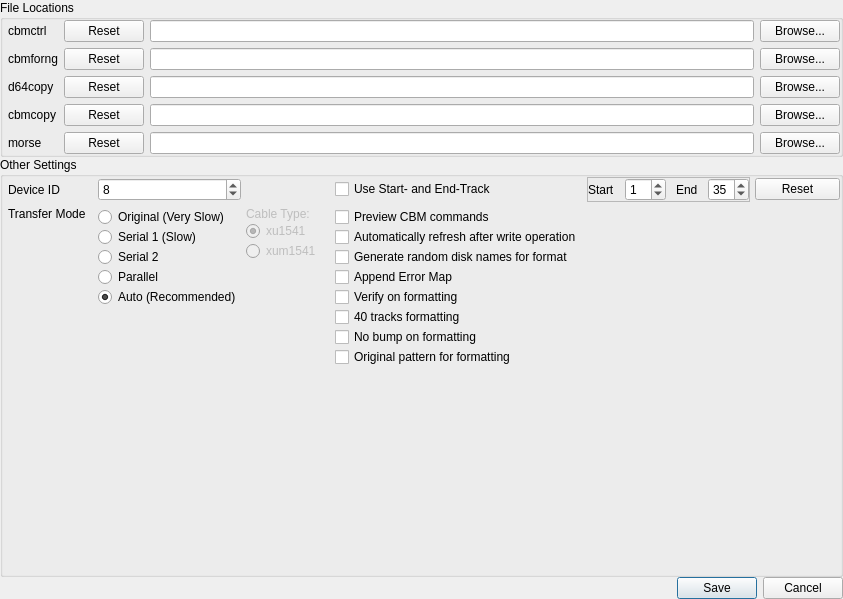
<?xml version="1.0" encoding="UTF-8"?>
<ui version="4.0">
 <class>settingsDialog</class>
 <widget class="QDialog" name="settingsDialog">
  <property name="windowModality">
   <enum>Qt::ApplicationModal</enum>
  </property>
  <property name="geometry">
   <rect>
    <x>0</x>
    <y>0</y>
    <width>843</width>
    <height>599</height>
   </rect>
  </property>
  <property name="windowTitle">
   <string>Application Preferences</string>
  </property>
  <layout class="QVBoxLayout" name="verticalLayout_2">
   <property name="spacing">
    <number>0</number>
   </property>
   <property name="leftMargin">
    <number>0</number>
   </property>
   <property name="topMargin">
    <number>0</number>
   </property>
   <property name="rightMargin">
    <number>0</number>
   </property>
   <property name="bottomMargin">
    <number>0</number>
   </property>
   <item>
    <layout class="QVBoxLayout" name="verticalLayout">
     <item>
      <widget class="QGroupBox" name="groupBox">
       <property name="title">
        <string>File Locations</string>
       </property>
       <layout class="QGridLayout" name="gridLayout_2">
        <property name="leftMargin">
         <number>5</number>
        </property>
        <property name="topMargin">
         <number>0</number>
        </property>
        <property name="rightMargin">
         <number>0</number>
        </property>
        <property name="bottomMargin">
         <number>0</number>
        </property>
        <item row="0" column="0">
         <layout class="QGridLayout" name="gridLayout">
          <item row="3" column="2">
           <widget class="QLineEdit" name="input_cbmcopy"/>
          </item>
          <item row="1" column="0">
           <widget class="QLabel" name="label_3">
            <property name="text">
             <string>cbmforng</string>
            </property>
           </widget>
          </item>
          <item row="0" column="0">
           <widget class="QLabel" name="label">
            <property name="text">
             <string>cbmctrl</string>
            </property>
           </widget>
          </item>
          <item row="2" column="0">
           <widget class="QLabel" name="label_4">
            <property name="text">
             <string>d64copy</string>
            </property>
           </widget>
          </item>
          <item row="1" column="3">
           <widget class="QPushButton" name="browse_cbmforng">
            <property name="text">
             <string>Browse...</string>
            </property>
           </widget>
          </item>
          <item row="0" column="3">
           <widget class="QPushButton" name="browse_cbmctrl">
            <property name="text">
             <string>Browse...</string>
            </property>
           </widget>
          </item>
          <item row="0" column="2">
           <widget class="QLineEdit" name="input_cbmctrl"/>
          </item>
          <item row="1" column="2">
           <widget class="QLineEdit" name="input_cbmforng"/>
          </item>
          <item row="2" column="3">
           <widget class="QPushButton" name="browse_d64copy">
            <property name="text">
             <string>Browse...</string>
            </property>
           </widget>
          </item>
          <item row="2" column="2">
           <widget class="QLineEdit" name="input_d64copy"/>
          </item>
          <item row="3" column="3">
           <widget class="QPushButton" name="browse_cbmcopy">
            <property name="text">
             <string>Browse...</string>
            </property>
           </widget>
          </item>
          <item row="3" column="0">
           <widget class="QLabel" name="label_6">
            <property name="text">
             <string>cbmcopy</string>
            </property>
           </widget>
          </item>
          <item row="4" column="3">
           <widget class="QPushButton" name="browse_morse">
            <property name="text">
             <string>Browse...</string>
            </property>
           </widget>
          </item>
          <item row="4" column="2">
           <widget class="QLineEdit" name="input_morse">
            <property name="clearButtonEnabled">
             <bool>false</bool>
            </property>
           </widget>
          </item>
          <item row="4" column="0">
           <widget class="QLabel" name="label_7">
            <property name="text">
             <string>morse</string>
            </property>
           </widget>
          </item>
          <item row="0" column="1">
           <widget class="QPushButton" name="cbmctrl_reset">
            <property name="text">
             <string>Reset</string>
            </property>
           </widget>
          </item>
          <item row="1" column="1">
           <widget class="QPushButton" name="cbmforng_reset">
            <property name="text">
             <string>Reset</string>
            </property>
           </widget>
          </item>
          <item row="2" column="1">
           <widget class="QPushButton" name="d64copy_reset">
            <property name="text">
             <string>Reset</string>
            </property>
           </widget>
          </item>
          <item row="3" column="1">
           <widget class="QPushButton" name="cbmcopy_reset">
            <property name="text">
             <string>Reset</string>
            </property>
           </widget>
          </item>
          <item row="4" column="1">
           <widget class="QPushButton" name="morse_reset">
            <property name="text">
             <string>Reset</string>
            </property>
           </widget>
          </item>
         </layout>
        </item>
       </layout>
      </widget>
     </item>
    </layout>
   </item>
   <item>
    <widget class="QGroupBox" name="groupBox_2">
     <property name="title">
      <string>Other Settings</string>
     </property>
     <layout class="QGridLayout" name="gridLayout_4">
      <property name="leftMargin">
       <number>5</number>
      </property>
      <property name="topMargin">
       <number>0</number>
      </property>
      <property name="rightMargin">
       <number>0</number>
      </property>
      <property name="bottomMargin">
       <number>0</number>
      </property>
      <item row="0" column="0">
       <layout class="QGridLayout" name="gridLayout_3">
        <property name="spacing">
         <number>5</number>
        </property>
        <item row="2" column="1">
         <widget class="QFrame" name="frame">
          <property name="frameShape">
           <enum>QFrame::NoFrame</enum>
          </property>
          <property name="frameShadow">
           <enum>QFrame::Plain</enum>
          </property>
          <property name="lineWidth">
           <number>0</number>
          </property>
          <layout class="QVBoxLayout" name="verticalLayout_4">
           <property name="spacing">
            <number>0</number>
           </property>
           <property name="leftMargin">
            <number>0</number>
           </property>
           <property name="topMargin">
            <number>0</number>
           </property>
           <property name="rightMargin">
            <number>0</number>
           </property>
           <property name="bottomMargin">
            <number>0</number>
           </property>
           <item>
            <layout class="QVBoxLayout" name="verticalLayout_3">
             <item>
              <widget class="QRadioButton" name="trOriginal">
               <property name="text">
                <string>Original (Very Slow)</string>
               </property>
              </widget>
             </item>
             <item>
              <widget class="QRadioButton" name="trSerial1">
               <property name="text">
                <string>Serial 1 (Slow)</string>
               </property>
              </widget>
             </item>
             <item>
              <widget class="QRadioButton" name="trSerial2">
               <property name="text">
                <string>Serial 2</string>
               </property>
              </widget>
             </item>
             <item>
              <widget class="QRadioButton" name="trParallel">
               <property name="text">
                <string>Parallel</string>
               </property>
              </widget>
             </item>
             <item>
              <widget class="QRadioButton" name="trAuto">
               <property name="text">
                <string>Auto (Recommended)</string>
               </property>
               <property name="checked">
                <bool>true</bool>
               </property>
              </widget>
             </item>
             <item>
              <spacer name="verticalSpacer_2">
               <property name="orientation">
                <enum>Qt::Vertical</enum>
               </property>
               <property name="sizeHint" stdset="0">
                <size>
                 <width>20</width>
                 <height>40</height>
                </size>
               </property>
              </spacer>
             </item>
            </layout>
           </item>
          </layout>
         </widget>
        </item>
        <item row="0" column="3">
         <widget class="QCheckBox" name="input_usetracks">
          <property name="toolTip">
           <string>Enable to use non standard track settings</string>
          </property>
          <property name="text">
           <string>Use Start- and End-Track</string>
          </property>
         </widget>
        </item>
        <item row="2" column="3">
         <widget class="QFrame" name="frame_2">
          <property name="frameShape">
           <enum>QFrame::NoFrame</enum>
          </property>
          <property name="frameShadow">
           <enum>QFrame::Plain</enum>
          </property>
          <property name="lineWidth">
           <number>0</number>
          </property>
          <layout class="QVBoxLayout" name="verticalLayout_6">
           <property name="spacing">
            <number>0</number>
           </property>
           <property name="leftMargin">
            <number>0</number>
           </property>
           <property name="topMargin">
            <number>0</number>
           </property>
           <property name="rightMargin">
            <number>0</number>
           </property>
           <property name="bottomMargin">
            <number>0</number>
           </property>
           <item>
            <layout class="QVBoxLayout" name="verticalLayout_5">
             <item>
              <widget class="QCheckBox" name="showCommands">
               <property name="toolTip">
                <string>Display a dialog showing the commands that will be executed and provide the opportunity to abort</string>
               </property>
               <property name="text">
                <string>Preview CBM commands</string>
               </property>
              </widget>
             </item>
             <item>
              <widget class="QCheckBox" name="autoRefresh">
               <property name="enabled">
                <bool>true</bool>
               </property>
               <property name="text">
                <string>Automatically refresh after write operation</string>
               </property>
              </widget>
             </item>
             <item>
              <widget class="QCheckBox" name="genRandomDiskname">
               <property name="text">
                <string>Generate random disk names for format</string>
               </property>
              </widget>
             </item>
             <item>
              <widget class="QCheckBox" name="appendMap">
               <property name="text">
                <string>Append Error Map</string>
               </property>
              </widget>
             </item>
             <item>
              <widget class="QCheckBox" name="formatVerify">
               <property name="text">
                <string>Verify on formatting</string>
               </property>
              </widget>
             </item>
             <item>
              <widget class="QCheckBox" name="formatExtended">
               <property name="text">
                <string>40 tracks formatting</string>
               </property>
              </widget>
             </item>
             <item>
              <widget class="QCheckBox" name="formatNobump">
               <property name="text">
                <string>No bump on formatting</string>
               </property>
              </widget>
             </item>
             <item>
              <widget class="QCheckBox" name="formatOriginal">
               <property name="text">
                <string>Original pattern for formatting</string>
               </property>
              </widget>
             </item>
             <item>
              <spacer name="verticalSpacer">
               <property name="orientation">
                <enum>Qt::Vertical</enum>
               </property>
               <property name="sizeHint" stdset="0">
                <size>
                 <width>20</width>
                 <height>40</height>
                </size>
               </property>
              </spacer>
             </item>
            </layout>
           </item>
          </layout>
         </widget>
        </item>
        <item row="0" column="9">
         <widget class="QPushButton" name="track_reset">
          <property name="text">
           <string>Reset</string>
          </property>
         </widget>
        </item>
        <item row="0" column="1">
         <widget class="QSpinBox" name="input_cbmdevice">
          <property name="value">
           <number>8</number>
          </property>
         </widget>
        </item>
        <item row="2" column="2">
         <widget class="QFrame" name="cableFrame">
          <property name="enabled">
           <bool>false</bool>
          </property>
          <property name="frameShape">
           <enum>QFrame::NoFrame</enum>
          </property>
          <property name="frameShadow">
           <enum>QFrame::Plain</enum>
          </property>
          <property name="lineWidth">
           <number>0</number>
          </property>
          <layout class="QVBoxLayout" name="verticalLayout_8">
           <property name="spacing">
            <number>0</number>
           </property>
           <property name="leftMargin">
            <number>0</number>
           </property>
           <property name="topMargin">
            <number>0</number>
           </property>
           <property name="rightMargin">
            <number>0</number>
           </property>
           <property name="bottomMargin">
            <number>0</number>
           </property>
           <item>
            <layout class="QVBoxLayout" name="verticalLayout_7">
             <item>
              <widget class="QLabel" name="label_8">
               <property name="text">
                <string>Cable Type:</string>
               </property>
              </widget>
             </item>
             <item>
              <widget class="QRadioButton" name="cableXU">
               <property name="text">
                <string>xu1541</string>
               </property>
               <property name="checked">
                <bool>true</bool>
               </property>
              </widget>
             </item>
             <item>
              <widget class="QRadioButton" name="cableXUM">
               <property name="text">
                <string>xum1541</string>
               </property>
              </widget>
             </item>
             <item>
              <spacer name="verticalSpacer_3">
               <property name="orientation">
                <enum>Qt::Vertical</enum>
               </property>
               <property name="sizeHint" stdset="0">
                <size>
                 <width>20</width>
                 <height>40</height>
                </size>
               </property>
              </spacer>
             </item>
            </layout>
           </item>
          </layout>
         </widget>
        </item>
        <item row="0" column="0">
         <widget class="QLabel" name="label_5">
          <property name="text">
           <string>Device ID</string>
          </property>
         </widget>
        </item>
        <item row="2" column="0">
         <widget class="QLabel" name="label_2">
          <property name="text">
           <string>Transfer Mode</string>
          </property>
          <property name="alignment">
           <set>Qt::AlignLeading|Qt::AlignLeft|Qt::AlignTop</set>
          </property>
         </widget>
        </item>
        <item row="0" column="4">
         <widget class="QFrame" name="frame_3">
          <property name="enabled">
           <bool>true</bool>
          </property>
          <property name="sizePolicy">
           <sizepolicy hsizetype="Preferred" vsizetype="Minimum">
            <horstretch>0</horstretch>
            <verstretch>0</verstretch>
           </sizepolicy>
          </property>
          <property name="autoFillBackground">
           <bool>false</bool>
          </property>
          <property name="frameShape">
           <enum>QFrame::StyledPanel</enum>
          </property>
          <property name="frameShadow">
           <enum>QFrame::Raised</enum>
          </property>
          <property name="lineWidth">
           <number>0</number>
          </property>
          <layout class="QHBoxLayout" name="horizontalLayout">
           <property name="spacing">
            <number>0</number>
           </property>
           <property name="sizeConstraint">
            <enum>QLayout::SetDefaultConstraint</enum>
           </property>
           <property name="leftMargin">
            <number>0</number>
           </property>
           <property name="topMargin">
            <number>0</number>
           </property>
           <property name="rightMargin">
            <number>0</number>
           </property>
           <property name="bottomMargin">
            <number>0</number>
           </property>
           <item>
            <layout class="QHBoxLayout" name="horizontalLayout_2">
             <property name="spacing">
              <number>10</number>
             </property>
             <item>
              <widget class="QLabel" name="label_555">
               <property name="text">
                <string>Start</string>
               </property>
              </widget>
             </item>
             <item>
              <widget class="QSpinBox" name="input_starttrack">
               <property name="value">
                <number>1</number>
               </property>
              </widget>
             </item>
             <item>
              <widget class="QLabel" name="label_55">
               <property name="text">
                <string>End</string>
               </property>
              </widget>
             </item>
             <item>
              <widget class="QSpinBox" name="input_endtrack">
               <property name="value">
                <number>35</number>
               </property>
              </widget>
             </item>
            </layout>
           </item>
          </layout>
         </widget>
        </item>
       </layout>
      </item>
     </layout>
    </widget>
   </item>
   <item>
    <widget class="QDialogButtonBox" name="buttonBox">
     <property name="sizePolicy">
      <sizepolicy hsizetype="MinimumExpanding" vsizetype="Fixed">
       <horstretch>0</horstretch>
       <verstretch>0</verstretch>
      </sizepolicy>
     </property>
     <property name="orientation">
      <enum>Qt::Horizontal</enum>
     </property>
     <property name="standardButtons">
      <set>QDialogButtonBox::Cancel|QDialogButtonBox::Save</set>
     </property>
     <property name="centerButtons">
      <bool>false</bool>
     </property>
    </widget>
   </item>
  </layout>
 </widget>
 <tabstops>
  <tabstop>input_cbmctrl</tabstop>
  <tabstop>browse_cbmctrl</tabstop>
  <tabstop>input_cbmforng</tabstop>
  <tabstop>browse_cbmforng</tabstop>
  <tabstop>input_d64copy</tabstop>
  <tabstop>browse_d64copy</tabstop>
  <tabstop>buttonBox</tabstop>
 </tabstops>
 <resources/>
 <connections>
  <connection>
   <sender>buttonBox</sender>
   <signal>accepted()</signal>
   <receiver>settingsDialog</receiver>
   <slot>accept()</slot>
   <hints>
    <hint type="sourcelabel">
     <x>248</x>
     <y>254</y>
    </hint>
    <hint type="destinationlabel">
     <x>157</x>
     <y>274</y>
    </hint>
   </hints>
  </connection>
  <connection>
   <sender>buttonBox</sender>
   <signal>rejected()</signal>
   <receiver>settingsDialog</receiver>
   <slot>reject()</slot>
   <hints>
    <hint type="sourcelabel">
     <x>316</x>
     <y>260</y>
    </hint>
    <hint type="destinationlabel">
     <x>286</x>
     <y>274</y>
    </hint>
   </hints>
  </connection>
 </connections>
</ui>
